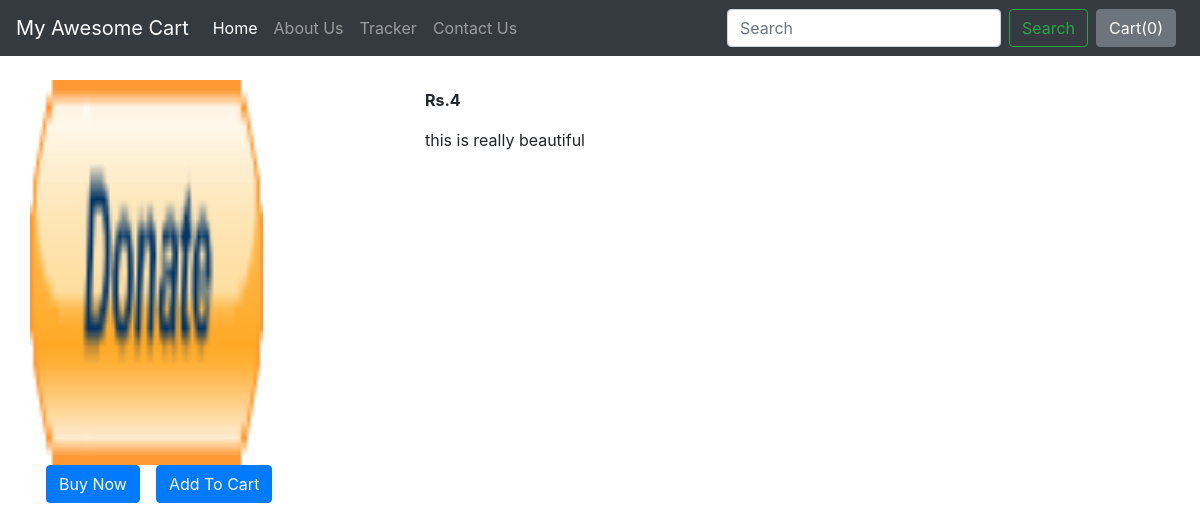
Screenshot of /shop/products/2 with the database file from the repository.
### shop/models.py (models this page shows, shortened)
class Product(models.Model):
    p_id= models.AutoField
    p_name= models.CharField(max_length=50)
    desc= models.CharField(max_length=300)
    category= models.CharField(max_length=50, default="")
    sub_cate= models.CharField(max_length=50, default="")
    price= models.IntegerField(default=0)
    p_date= models.DateField()
    image= models.ImageField(upload_to="shop/images",default="")

### shop/views.py (the view)
def productView(request, myid):
    product = Product.objects.filter(id=myid)
    return render(request, 'shop/prodView.html', {'product':product[0]})

### shop/templates/shop/prodView.html (shortened to what this page needs)
{% extends 'shop/basic.html' %}
{% block body %}
<div class="container my-4">
    <div class="row">
    <div class="col-md-4">
    <div class="row">
        <img src="/media/{{product.image}}" width="233px" height="385px">
    </div>
        <div class="row">
            <button class="btn btn-primary mx-3">Buy Now</button>
            <button class="btn btn-primary">Add To Cart</button>
        </div>
    </div>
    <div class="col-md-8">
        <p><b>Rs.{{product.price}} </b></p>
        <p>{{product.desc}}</p>
    </div>
    </div>
</div>
{% endblock %}

### rows the page displays
Product: image (picture), price "4", desc "this is really beautiful"
